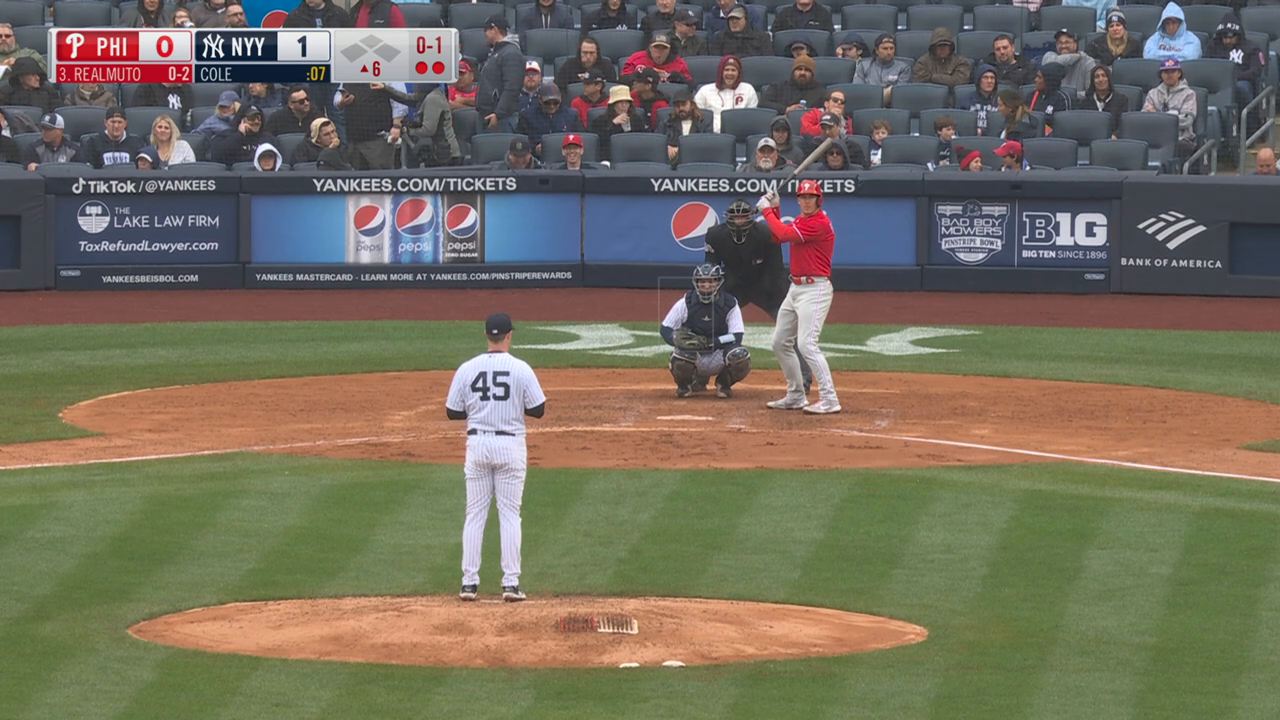
#> input picture frame 40 of abf4d134-0c8a-4369-be2e-6a765f4625f7.mp4, 1280 x 720 px, given in place of lhp_sl.mp4, which was not available
$ python ball_tracker.py
#> lines starting #> are read from the running program, lines starting #| are printed output that depends on the picture; after the words box and inside, x2 and y2 are one past the last pixel; in counts of white or black regions, pixels touching at a corner belong together; pictures that were not available may be replaced by others from this repository, and a replacement may not be noted
import cv2 as cv
from matplotlib import pyplot as plt
import numpy as np

cap = cv.VideoCapture('pitcher_vids/lhp_sl.mp4')

while cap.isOpened():
    _, image = cap.read()
#> image is the input picture: shape (720, 1280, 3); mean B, G, R 93.9, 110, 115.8
    if image is None:
        break
    # convert to grayscale
    grayscale = cv.cvtColor(image, cv.COLOR_BGR2GRAY)
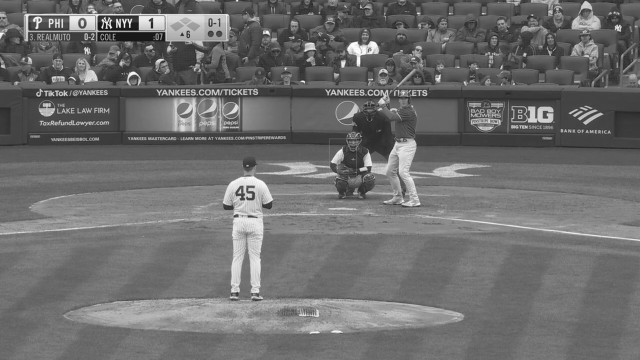
#> grayscale: shape (720, 1280) (shown at 1/2 size); min 11, max 255, mean 109.9
    grayscale = cv.medianBlur(grayscale, 9)
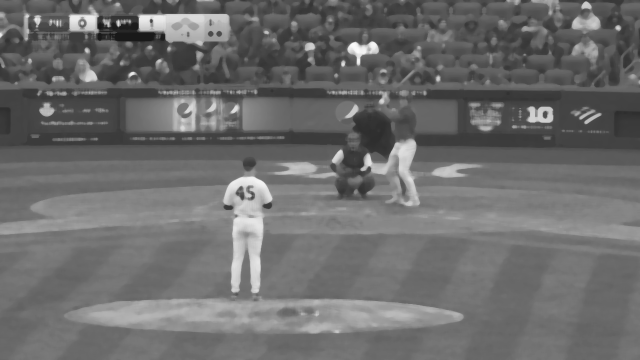
#> grayscale: shape (720, 1280) (shown at 1/2 size); min 24, max 251, mean 108.8
    edges = cv.Canny(grayscale, 150, 200)
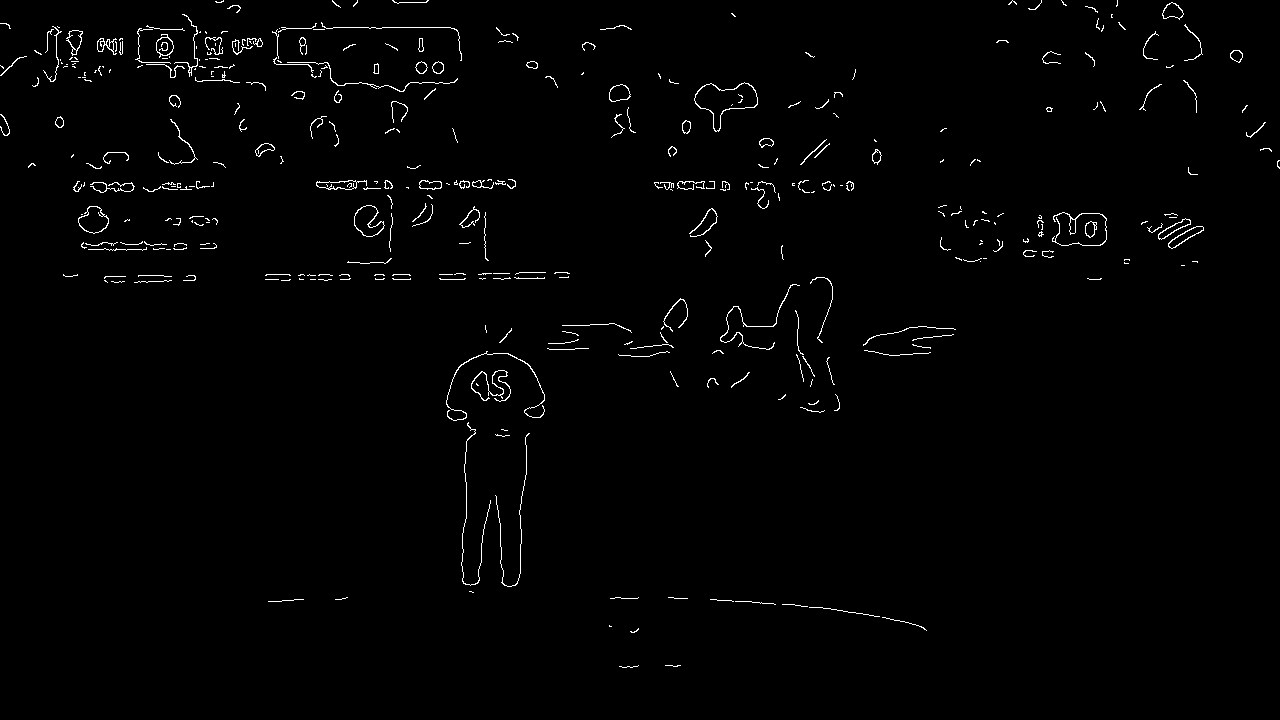
#> edges: shape (720, 1280); 1.2% white in thin lines or dots
    # detect circles via hough
    circles = cv.HoughCircles(image=edges, method=cv.HOUGH_GRADIENT, dp=1,
                              minRadius=5, minDist=10, param1=5, param2=10,
                              maxRadius=10)
#> circles = 25 rows, first 8: [499.5, 391.5, 9.4], [220.5, 73.5, 8.2], [214.5, 45.5, 9.4], [479.5, 386.5, 9.4], [1170.5, 10.5, 8.2], [501.5, 378.5, 8.1], [164.5, 46.5, 7.1], [400.5, 109.5, 7.1]
    # iterate over the output lines and draw them
    if circles is not None:
        for co, i in enumerate(circles[0, :], start=1):
            # draw the outer circle in green
            cv.circle(image,(int(i[0]),int(i[1])),int(i[2]),(0,255,0),2)
            # draw the center of the circle in red
            cv.circle(image,(int(i[0]),int(i[1])),2,(0,0,255),3)
#> this loop made 25 passes
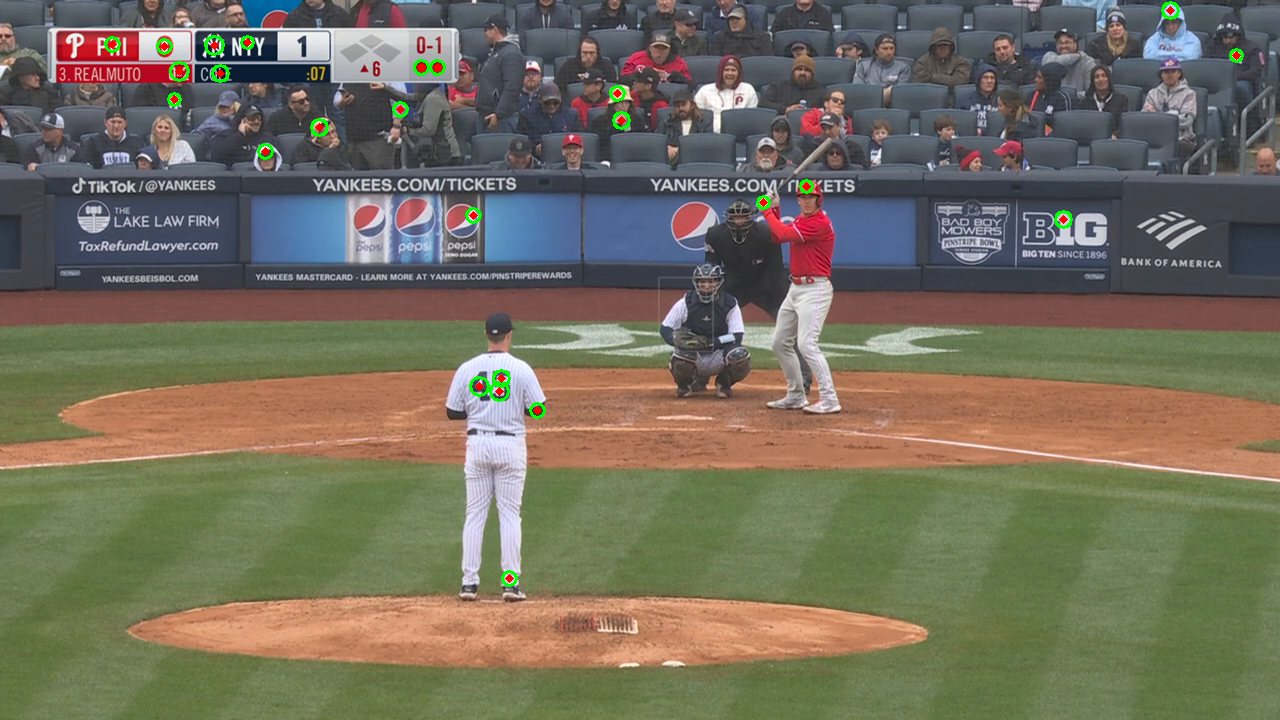
#> image: shape (720, 1280, 3); 0.48% of pixels changed, all inside (x1, y1, x2, y2) = (104, 1, 1244, 587)
    cv.imshow("image", image)
    cv.imshow("grayscale", grayscale)
    cv.imshow("edges", edges)
    if cv.waitKey(1) == ord("q"):
#> (key q is pressed here)
        break

cap.release()
cv.destroyAllWindows()

$ run again, starting later in the video
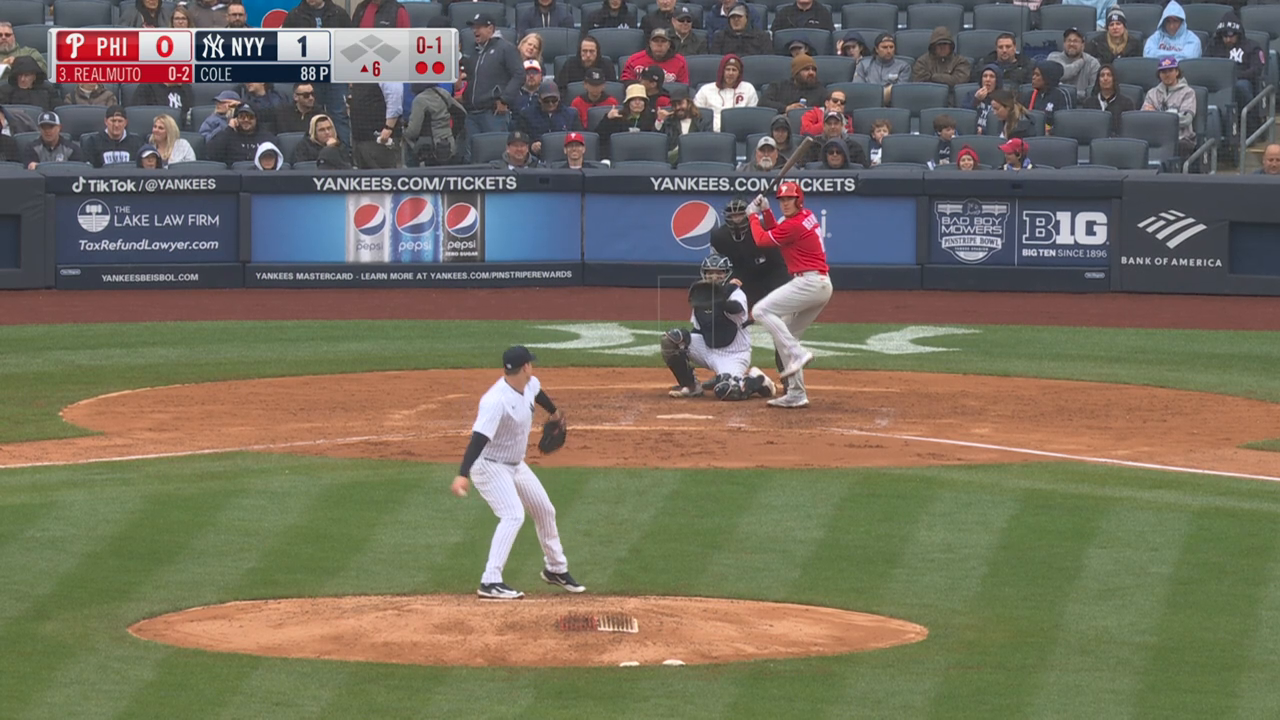
#> input picture frame 180 of abf4d134-0c8a-4369-be2e-6a765f4625f7.mp4, 1280 x 720 px, given in place of lhp_sl.mp4, which was not available
#> image is the input picture: shape (720, 1280, 3); mean B, G, R 94, 110.4, 116.3
#> `edges = cv.Canny(grayscale, 150, 200)`:
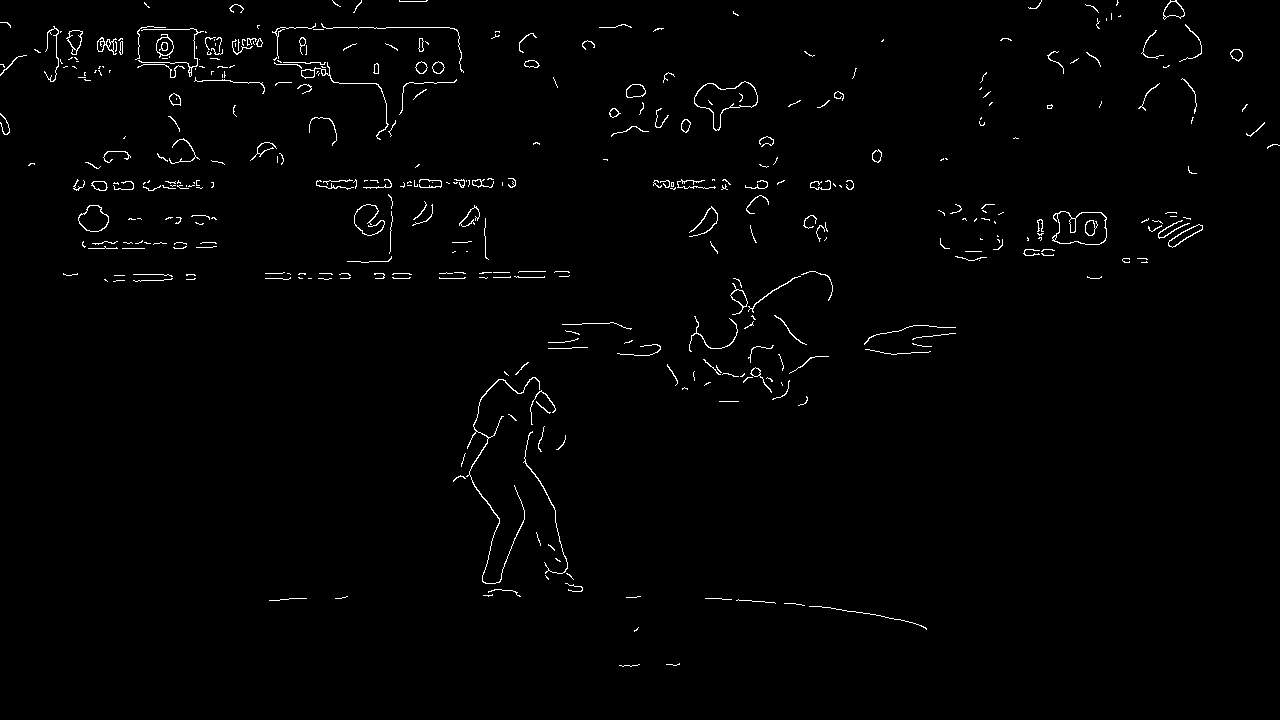
#> edges: shape (720, 1280); 1.2% white in thin lines or dots
#> circles = 26 rows, first 8: [163.5, 45.5, 8.2], [635.5, 90.5, 8.2], [1174.5, 9.5, 8.1], [174.5, 98.5, 6.9], [265.5, 150.5, 9.3], [1091.5, 226.5, 7.1], [1235.5, 54.5, 7.1], [810.5, 222.5, 5.5]
#> the loop `for co, i in enumerate(circles[0, :], start=1):` made 26 passes
#> after the loop `for co, i in enumerate(circles[0, :], start=1):`:
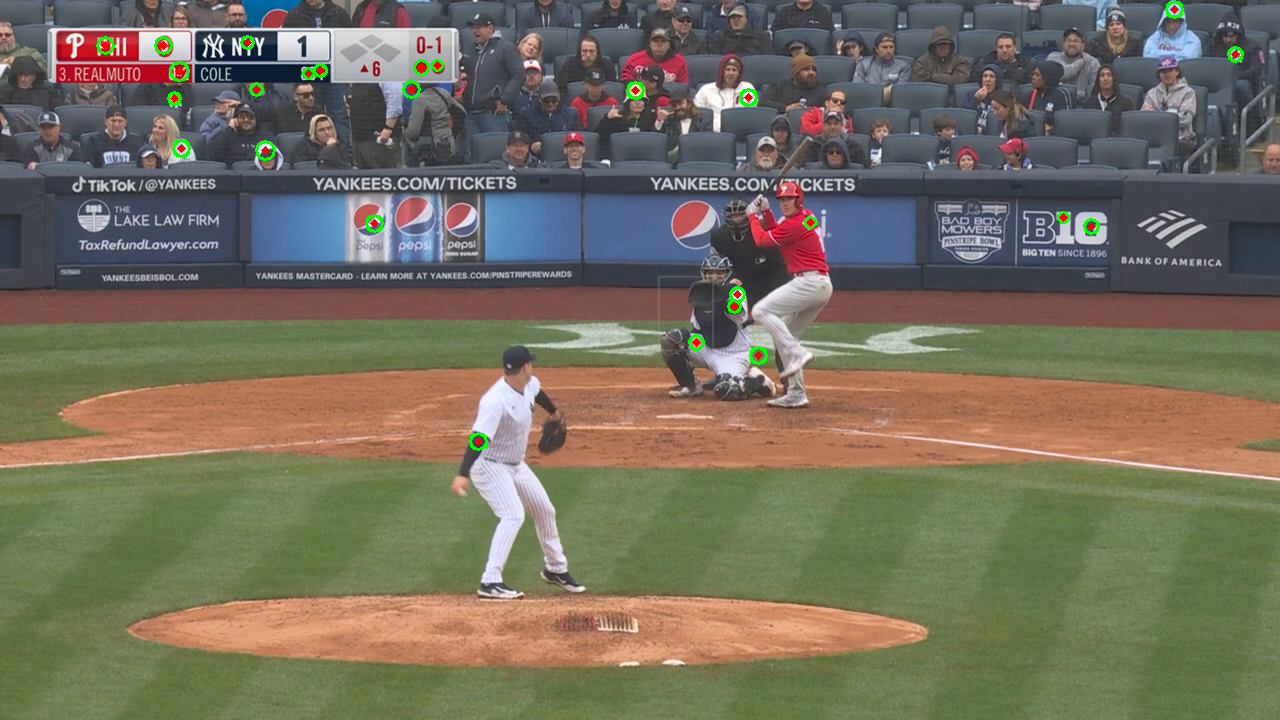
#> image: shape (720, 1280, 3); 0.49% of pixels changed, all inside (x1, y1, x2, y2) = (96, 0, 1244, 451)

$ run again, starting later in the video
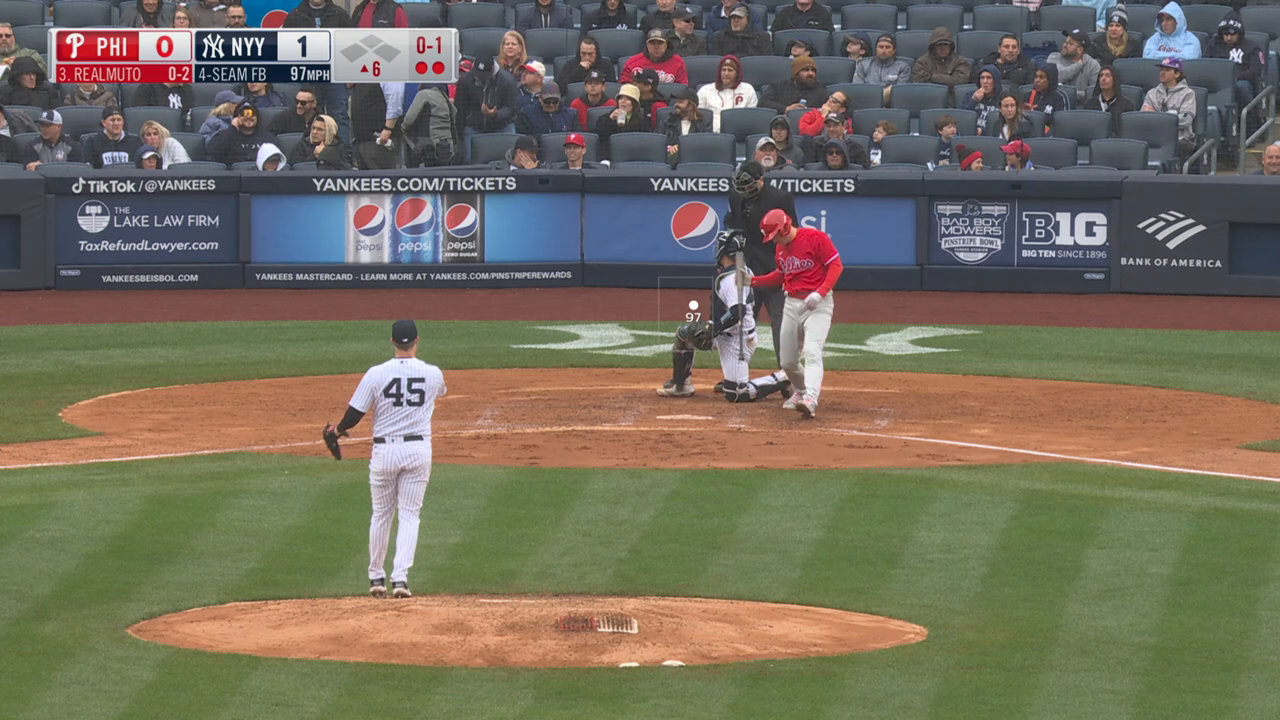
#> input picture frame 321 of abf4d134-0c8a-4369-be2e-6a765f4625f7.mp4, 1280 x 720 px, given in place of lhp_sl.mp4, which was not available
#> image is the input picture: shape (720, 1280, 3); mean B, G, R 93.6, 110, 116
#> `edges = cv.Canny(grayscale, 150, 200)`:
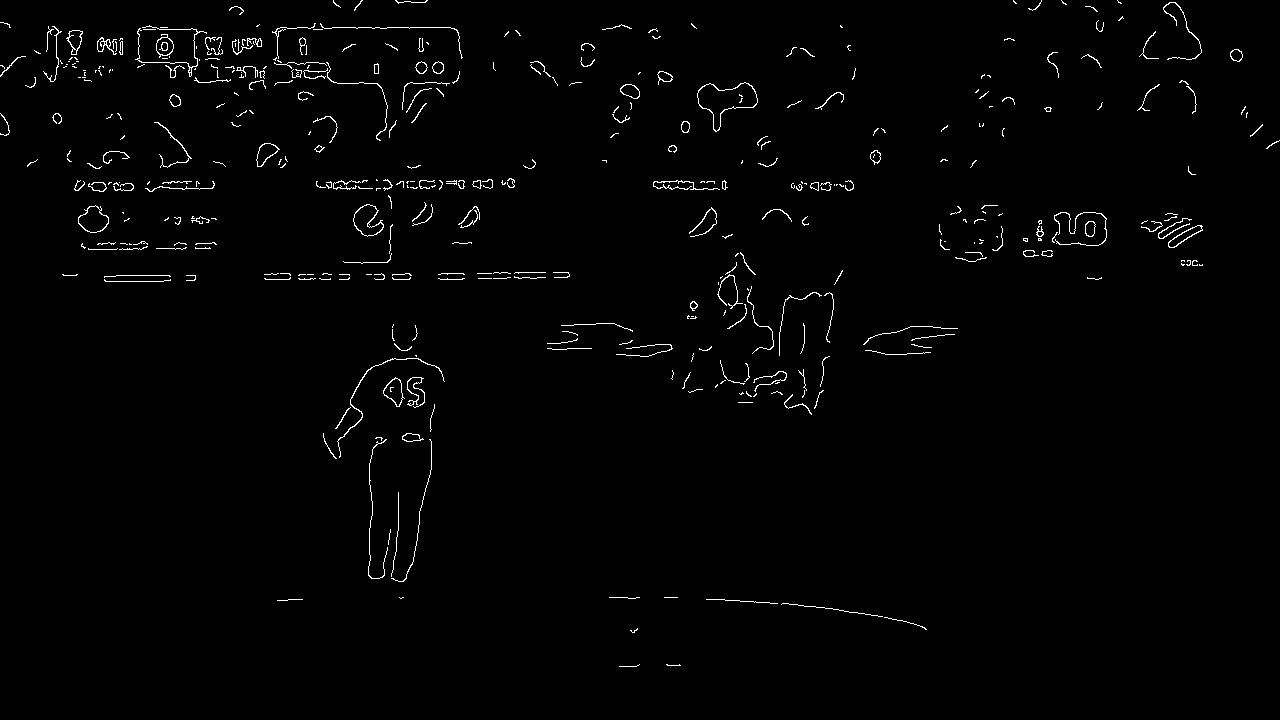
#> edges: shape (720, 1280); 1.3% white in thin lines or dots
#> circles = 22 rows, first 8: [164.5, 46.5, 9.4], [415.5, 385.5, 9.4], [249.5, 75.5, 8.2], [376.5, 570.5, 8.2], [1235.5, 55.5, 7.4], [629.5, 93.5, 8.1], [284.5, 73.5, 8.2], [411.5, 88.5, 8.2]
#> the loop `for co, i in enumerate(circles[0, :], start=1):` made 22 passes
#> after the loop `for co, i in enumerate(circles[0, :], start=1):`:
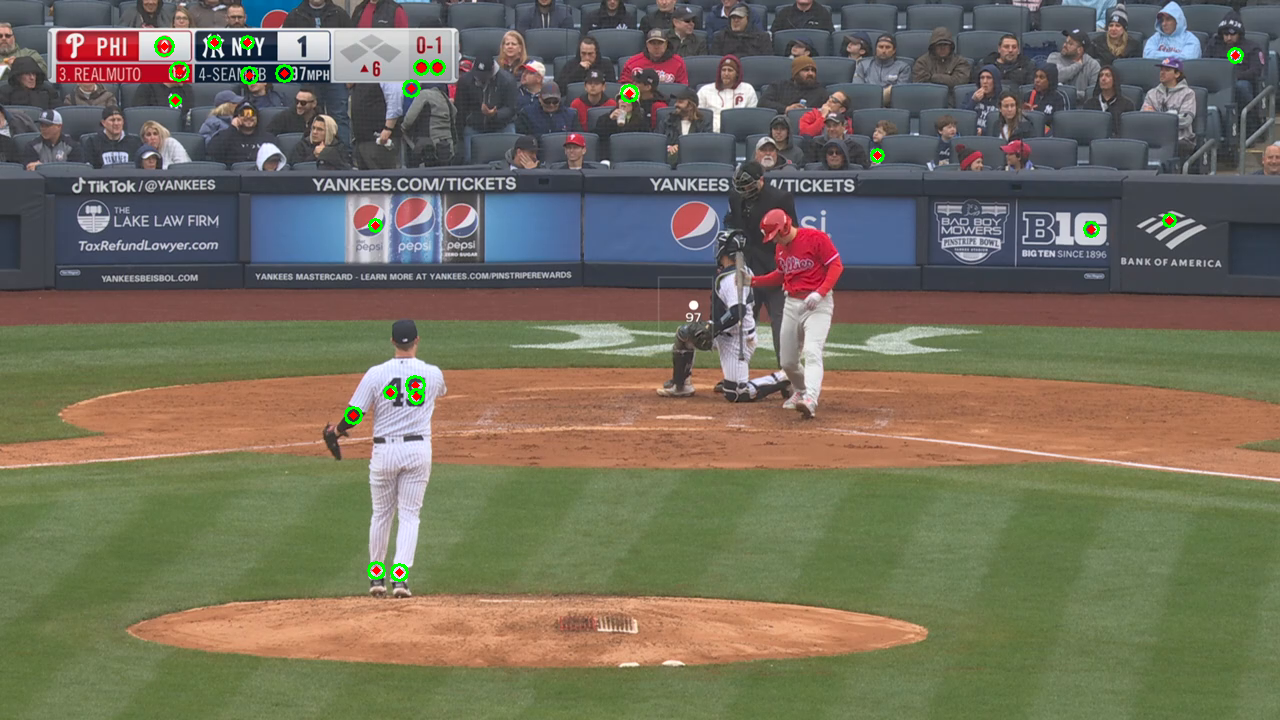
#> image: shape (720, 1280, 3); 0.42% of pixels changed, all inside (x1, y1, x2, y2) = (154, 35, 1244, 582)
